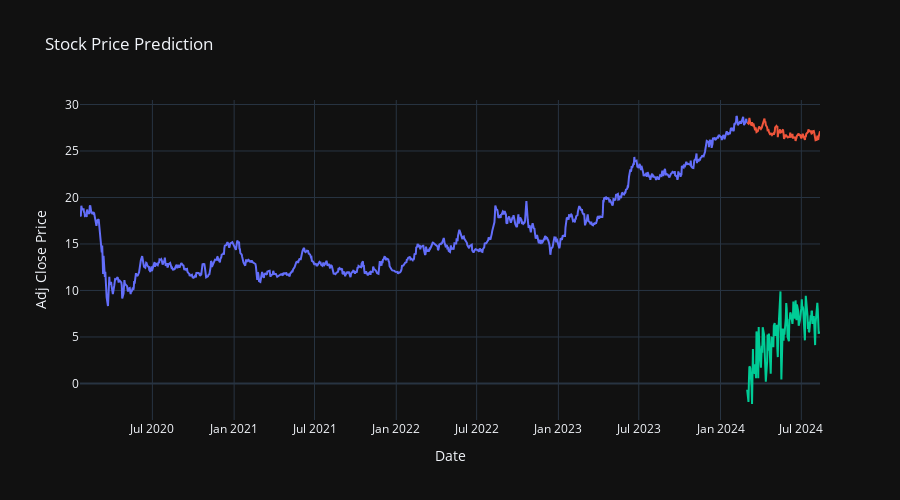

Notebook cell for this chart:
### Code cell
# Gráfico com Plotly
trace_real = go.Scatter(x=y_train.index, y=y_train['Adj Close'], mode='lines', name='Real Adj Close')
trace_real_test = go.Scatter(x=y_test.index, y=y_test['Adj Close'], mode='lines', name='Real Adj Close1')

trace_predicted = go.Scatter(x=predictions_df.index, y=predictions_df['Predicted_Adj_Close'], mode='lines', name='Predicted Adj Close')


layout = go.Layout(title='Stock Price Prediction', xaxis={'title': 'Date'}, yaxis={'title': 'Adj Close Price'})
fig = go.Figure(data=[trace_real, trace_real_test, trace_predicted], layout=layout)
fig.update_layout(
    template='plotly_dark',
    height=500,  
    showlegend=False) 
# Exibir o gráfico
pyo.iplot(fig)
